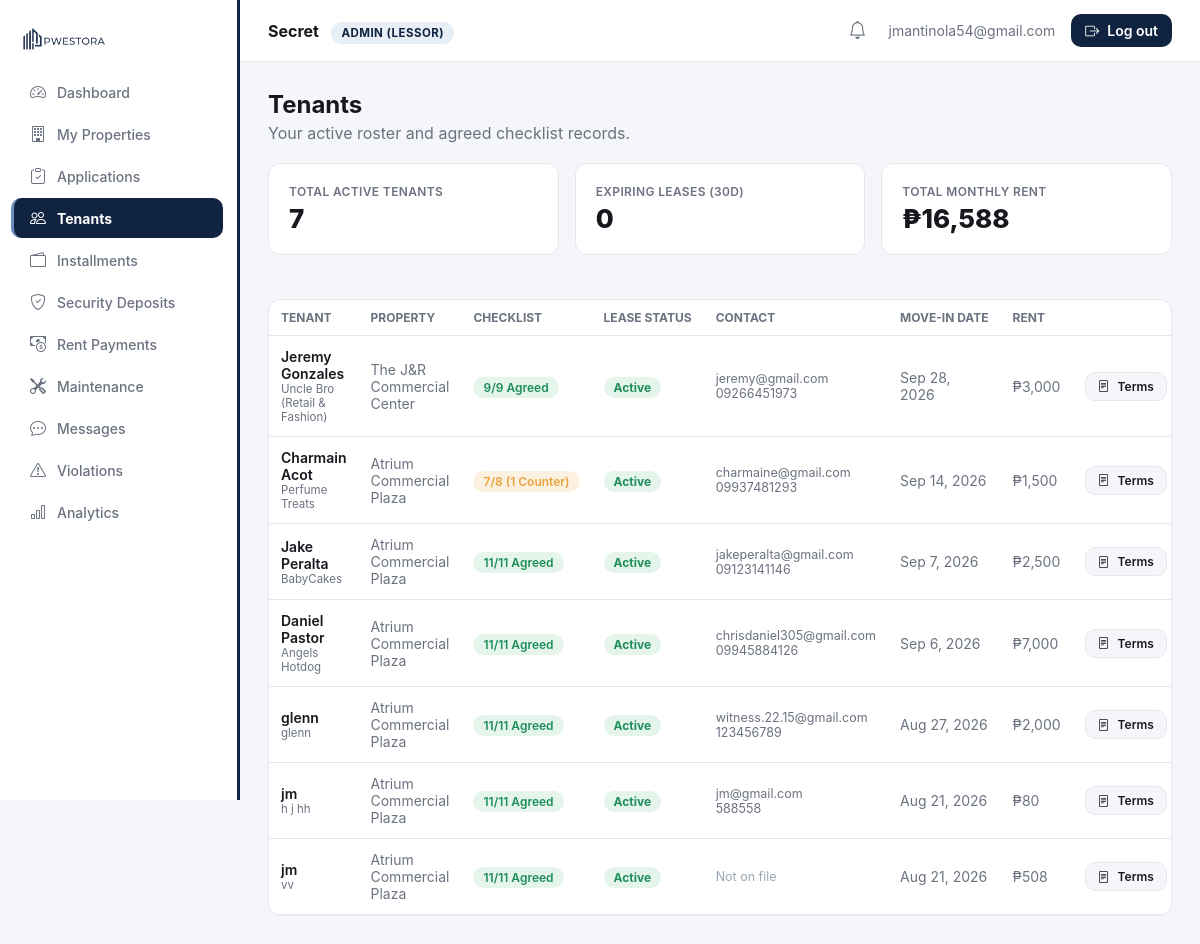
/dashboard.php?page=tenants (signed in), run on an earlier commit of the app's database.
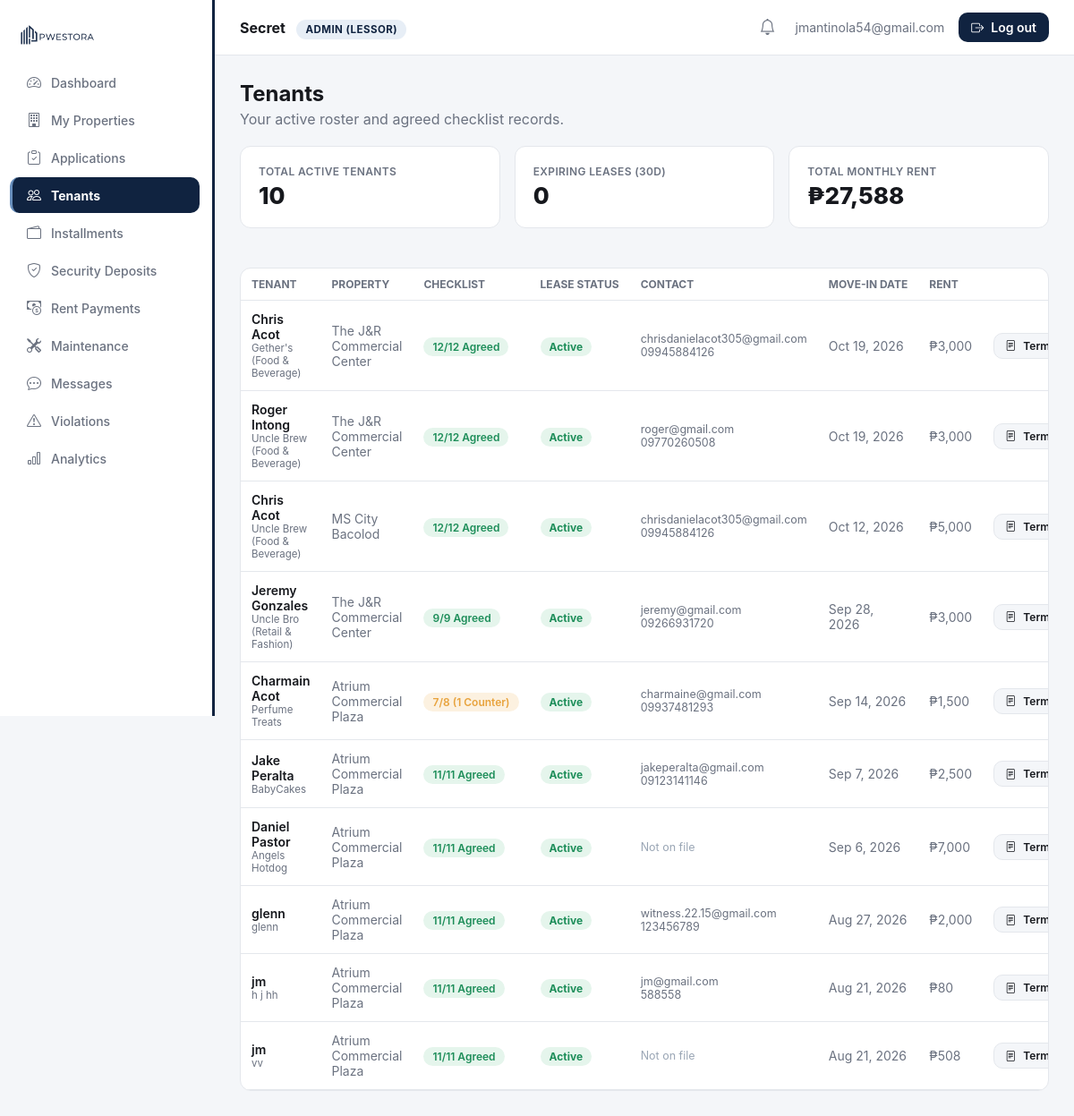
And on a later commit of the database.
### tables this page shows
CREATE TABLE `tenants` (
  `id` int(11) NOT NULL,
  `lessor_id` int(11) NOT NULL,
  `property_id` int(11) NOT NULL,
  `application_id` int(11) DEFAULT NULL,
  `lessee_id` int(11) DEFAULT NULL,
  `tenant_name` varchar(150) NOT NULL,
  `business_name` varchar(150) DEFAULT NULL,
  `unit_label` varchar(100) DEFAULT NULL,
  `created_at` datetime NOT NULL DEFAULT current_timestamp()
);

CREATE TABLE `applications` (
  `id` int(11) NOT NULL,
  `property_id` int(11) NOT NULL,
  `lessor_id` int(11) NOT NULL,
  `lessee_id` int(11) DEFAULT NULL,
  `tenant_name` varchar(150) NOT NULL,
  `business_name` varchar(150) DEFAULT NULL,
  `term_months` int(11) NOT NULL,
  `rent` decimal(12,2) NOT NULL,
  `status` enum('pending','approved','rejected') NOT NULL DEFAULT 'pending',
  `submitted_at` datetime NOT NULL DEFAULT current_timestamp(),
  `checklist_negotiation` longtext DEFAULT NULL,
  `lessor_rebuttal` text DEFAULT NULL,
  `rebuttal_at` datetime DEFAULT NULL,
  `valid_id_path` varchar(255) DEFAULT NULL,
  `sec_dti_path` varchar(255) DEFAULT NULL,
  `business_permit_path` varchar(255) DEFAULT NULL,
  `bir_cert_path` varchar(255) DEFAULT NULL
);

CREATE TABLE `properties` (
  `id` int(11) NOT NULL,
  `lessor_id` int(11) NOT NULL,
  `name` varchar(150) NOT NULL,
  `type` varchar(60) NOT NULL,
  `address` varchar(255) DEFAULT NULL,
  `latitude` decimal(10,7) DEFAULT NULL,
  `longitude` decimal(10,7) DEFAULT NULL,
  `asking_rent` decimal(12,2) DEFAULT NULL,
  `status` enum('pending','verified','rejected') NOT NULL DEFAULT 'pending',
  `title_doc_path` varchar(255) DEFAULT NULL,
  `tax_dec_path` varchar(255) DEFAULT NULL,
  `photos_path` varchar(255) DEFAULT NULL,
  `created_at` datetime NOT NULL DEFAULT current_timestamp()
);

CREATE TABLE `users` (
  `id` int(11) NOT NULL,
  `role` enum('lessor','superadmin','lessee') NOT NULL DEFAULT 'lessor',
  `status` enum('pending','active','suspended') NOT NULL DEFAULT 'pending',
  `company_name` varchar(150) DEFAULT NULL,
  `full_name` varchar(150) NOT NULL,
  `email` varchar(150) NOT NULL,
  `phone` varchar(30) DEFAULT NULL,
  `password_hash` varchar(255) NOT NULL,
  `api_token` varchar(64) DEFAULT NULL,
  `otp_code` varchar(6) DEFAULT NULL,
  `otp_expires_at` datetime DEFAULT NULL,
  `created_at` datetime NOT NULL DEFAULT current_timestamp(),
  `updated_at` datetime NOT NULL DEFAULT current_timestamp() ON UPDATE current_timestamp()
);

### public_html/includes/sidebar_nav.php (called while the page is built)
<?php
$NAV_BY_ROLE = [
    'lessor' => [
        ['id' => 'overview',      'label' => 'Dashboard',          'icon' => 'bi-speedometer2'],
        ['id' => 'listings',      'label' => 'My Properties',      'icon' => 'bi-building'],
        ['id' => 'applications',  'label' => 'Applications',       'icon' => 'bi-clipboard-check'],
        ['id' => 'tenants',       'label' => 'Tenants',            'icon' => 'bi-people'],
        ['id' => 'installments',  'label' => 'Installments',       'icon' => 'bi-wallet2'],
        ['id' => 'deposits',      'label' => 'Security Deposits',  'icon' => 'bi-shield-check'],
        ['id' => 'payments',      'label' => 'Rent Payments',      'icon' => 'bi-cash-coin'],
        ['id' => 'maintenance',   'label' => 'Maintenance',        'icon' => 'bi-tools'],
        ['id' => 'messages',      'label' => 'Messages',           'icon' => 'bi-chat-dots'],
        ['id' => 'violations',    'label' => 'Violations',         'icon' => 'bi-exclamation-triangle'],
        ['id' => 'analytics',     'label' => 'Analytics',          'icon' => 'bi-bar-chart'],
    ],
    'superadmin' => [
        ['id' => 'overview',    'label' => 'Dashboard',        'icon' => 'bi-speedometer2'],
        ['id' => 'lessors',     'label' => 'Verify Lessors',   'icon' => 'bi-shield-check'],
        ['id' => 'properties',  'label' => 'Verify Properties','icon' => 'bi-building'],
        ['id' => 'users',       'label' => 'User Management',  'icon' => 'bi-people'],
        ['id' => 'notify',      'label' => 'Notify Lessors',   'icon' => 'bi-megaphone'],
        ['id' => 'revenue',     'label' => 'Revenue',          'icon' => 'bi-bar-chart'],
        ['id' => 'audit',       'label' => 'Audit Logs',       'icon' => 'bi-journal-text'],
        ['id' => 'settings',    'label' => 'Platform Settings','icon' => 'bi-gear'],
    ],
];

### public_html/includes/auth.php (called while the page is built, shortened)
<?php
function current_user(): ?array {
    return $_SESSION['user'] ?? null;
}

### public_html/modules/tenants.php (the view, shortened to what the changed rows need)
<?php
$lessorId = $user['id'];
$tenants = $pdo->prepare(
    "SELECT t.id, t.tenant_name, t.created_at, t.application_id, p.name AS property_name,
            a.term_months, a.rent, a.business_name, a.submitted_at,
            a.checklist_negotiation, a.lessor_rebuttal, a.rebuttal_at,
            u.email AS lessee_email, u.phone AS lessee_phone
     FROM tenants t
     JOIN properties p ON p.id = t.property_id
     LEFT JOIN applications a ON a.id = t.application_id
     LEFT JOIN users u ON u.id = t.lessee_id
     WHERE t.lessor_id = ?
     ORDER BY t.created_at DESC"
);
$tenants->execute([$lessorId]);
$tenants = $tenants->fetchAll();
$totalActive = count($tenants);
$expiringSoon = 0;
$monthlyRentTotal = 0;
foreach ($tenants as &$t) {
    $t['rent'] = (float) ($t['rent'] ?? 0);
    $monthlyRentTotal += $t['rent'];
}
?>
<h2 style="margin:0 0 4px;">Tenants</h2>
<p style="color:var(--ink-500); margin:0 0 20px;">Your active roster and agreed checklist records.</p>
<div class="kpi-grid">
  <div class="card">
    <div class="kpi-label">Total Active Tenants</div>
    <div class="kpi-value"><?= $totalActive ?></div>
  </div>
  <div class="card">
    <div class="kpi-label">Expiring Leases (30d)</div>
    <div class="kpi-value"><?= $expiringSoon ?></div>
  </div>
  <div class="card">
    <div class="kpi-label">Total Monthly Rent</div>
    <div class="kpi-value">₱<?= number_format($monthlyRentTotal, 0) ?></div>
  </div>
</div>
<div class="card" style="padding:0; overflow:hidden;">
  <div class="table-scroll">
  <table>
    <thead><tr><th>Tenant</th><th>Property</th><th>Checklist</th><th>Lease Status</th><th>Contact</th><th>Move-in Date</th><th>Rent</th><th></th></tr></thead>
    <tbody>
      <?php if (!$tenants): ?>
        <tr><td colspan="8" style="text-align:center; color:var(--ink-500);">No active tenants yet — approve an application to get started.</td></tr>
      <?php else: foreach ($tenants as $t): ?>
        <tr>
          <td style="font-weight:600;">
            <?= htmlspecialchars($t['tenant_name']) ?>
            <?php if (!empty($t['business_name'])): ?>
              <div style="font-size:11.5px; color:var(--ink-500); font-weight:400;"><?= htmlspecialchars($t['business_name']) ?></div>
            <?php endif; ?>
          </td>
          <td style="color:var(--ink-500);"><?= htmlspecialchars($t['property_name']) ?></td>
          <td>
            <?php if (empty($t['counter_offers'])): ?>
              <span class="badge" style="background:var(--success-soft); color:var(--success); font-weight:600;"><?= $t['checklist_agreed'] ?>/<?= $t['checklist_total'] ?> Agreed</span>
            <?php else: ?>
              <span class="badge" style="background:var(--warning-soft); color:var(--warning); font-weight:600;"><?= $t['checklist_agreed'] ?>/<?= $t['checklist_total'] ?> (<?= count($t['counter_offers']) ?> Counter)</span>
            <?php endif; ?>
          </td>
          <td><span class="badge" style="<?= $t['status_style'] ?>"><?= htmlspecialchars($t['status_label']) ?></span></td>
          <td style="color:var(--ink-500); font-size:12.5px;">
            <?php if ($t['lessee_email']): ?>
              <?= htmlspecialchars($t['lessee_email']) ?><?php if ($t['lessee_phone']): ?><br><?= htmlspecialchars($t['lessee_phone']) ?><?php endif; ?>
            <?php else: ?>
              <span style="color:var(--ink-300);">Not on file</span>
            <?php endif; ?>
          </td>
          <td style="color:var(--ink-500);"><?= (new DateTime($t['created_at']))->format('M j, Y') ?></td>
          <td style="color:var(--ink-500);">₱<?= number_format($t['rent'], 0) ?></td>
          <td>
            <div style="display:flex; gap:6px;">
              <a href="/dashboard.php?page=tenants&view_terms=<?= $t['id'] ?>"
                 class="btn" style="background:var(--bg); color:var(--ink-900); padding:6px 12px; display:inline-flex; border:1px solid var(--border); font-size:12px;">
                <i class="bi bi-file-text"></i> Terms
              </a>
            </div>
          </td>
        </tr>
      <?php endforeach; endif; ?>
    </tbody>
  </table>
  </div>
</div>

### public_html/includes/header.php (shortened to what the changed rows need)
<?php
require_once __DIR__ . '/sidebar_nav.php';
$nav = $NAV_BY_ROLE[$user['role']] ?? [];
?>
<!DOCTYPE html>
<html lang="en">
<head>
<link rel="stylesheet" href="/assets/css/style.css?v=12">
<link rel="stylesheet" href="https://cdn.jsdelivr.net/npm/bootstrap-icons@1.11.3/font/bootstrap-icons.css">
</head>
<body>
<div class="app-shell">
  <aside class="sidebar" id="sidebar">
    <nav>
      <?php foreach ($nav as $item): ?>
        <a class="nav-item <?= $page === $item['id'] ? 'active' : '' ?>"
           href="/dashboard.php?page=<?= $item['id'] ?>">
          <i class="bi <?= $item['icon'] ?>"></i> <span><?= $item['label'] ?></span>
        </a>
      <?php endforeach; ?>
    </nav>
  </aside>
  <div class="main">
    <div class="content">

What changed in the data, as far as the page shows it:
added tenants: tenant_name "Chris Acot", application.business_name "Gether's (Food & Beverage)", property.name "The J&R Commercial Center", checklist_agreed "12", checklist_total "12", status_label "Active", lessee.email "chrisdanielacot305@gmail.com", lessee.phone "09945884126", created_at "Oct 19, 2026", application.rent "3,000"
added tenants: tenant_name "Roger Intong", application.business_name "Uncle Brew (Food & Beverage)", property.name "The J&R Commercial Center", checklist_agreed "12", checklist_total "12", status_label "Active", lessee.email "roger@gmail.com", lessee.phone "09770260508", created_at "Oct 19, 2026", application.rent "3,000"
added tenants: tenant_name "Chris Acot", application.business_name "Uncle Brew (Food & Beverage)", property.name "MS City Bacolod", application "12", status_label "Active", lessee.email "chrisdanielacot305@gmail.com", lessee.phone "09945884126", created_at "Oct 12, 2026", application.rent "5,000"
changed through a linked row, tenants "Jeremy Gonzales": lessee.phone "09266451973" → "09266931720"
changed tenants "Daniel Pastor": lessee.email "chrisdaniel305@gmail.com" → (not shown); lessee.phone "09945884126" → (not shown); now shows "Not on file"
Also different on the page:
$totalActive: "7" → "10"
$monthlyRentTotal: "16,588" → "27,588"
